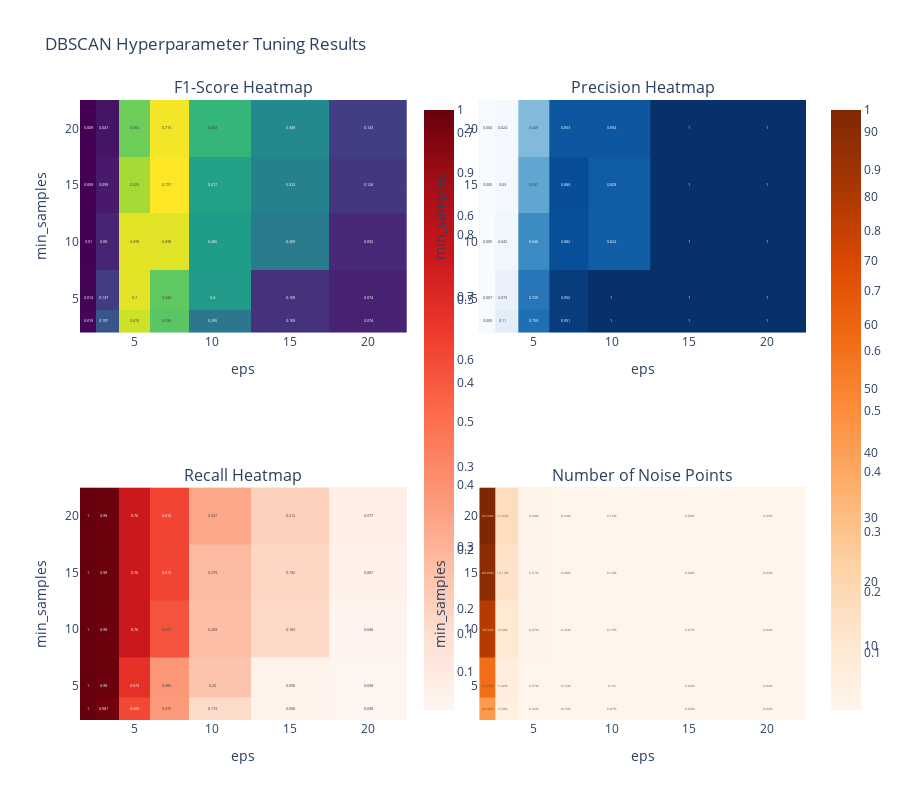

Notebook code for this chart:
### Code cell
fig = make_subplots(
    rows=2, cols=2,
    subplot_titles=(
        'F1-Score Heatmap',
        'Precision Heatmap',
        'Recall Heatmap',
        'Number of Noise Points'
    ),
    specs=[[{'type': 'heatmap'}, {'type': 'heatmap'}],
           [{'type': 'heatmap'}, {'type': 'heatmap'}]]
)

# Create pivot tables for heatmaps.
f1_pivot = results_df.pivot(index='min_samples', columns='eps', values='f1_score')
precision_pivot = results_df.pivot(index='min_samples', columns='eps', values='precision')
recall_pivot = results_df.pivot(index='min_samples', columns='eps', values='recall')
noise_pivot = results_df.pivot(index='min_samples', columns='eps', values='noise_pct')

# F1-Score heatmap.
fig.add_trace(
    go.Heatmap(
        z=f1_pivot.values,
        x=f1_pivot.columns,
        y=f1_pivot.index,
        colorscale='Viridis',
        text=np.round(f1_pivot.values, 3),
        texttemplate='%{text}',
        colorbar=dict(x=0.46)
    ),
    row=1, col=1
)

# Precision heatmap.
fig.add_trace(
    go.Heatmap(
        z=precision_pivot.values,
        x=precision_pivot.columns,
        y=precision_pivot.index,
        colorscale='Blues',
        text=np.round(precision_pivot.values, 3),
        texttemplate='%{text}',
        colorbar=dict(x=1.02)
    ),
    row=1, col=2
)

# Recall heatmap.
fig.add_trace(
    go.Heatmap(
        z=recall_pivot.values,
        x=recall_pivot.columns,
        y=recall_pivot.index,
        colorscale='Reds',
        text=np.round(recall_pivot.values, 3),
        texttemplate='%{text}',
        colorbar=dict(x=0.46)
    ),
    row=2, col=1
)

# Noise percentage heatmap.
fig.add_trace(
    go.Heatmap(
        z=noise_pivot.values,
        x=noise_pivot.columns,
        y=noise_pivot.index,
        colorscale='Oranges',
        text=np.round(noise_pivot.values, 2),
        texttemplate='%{text}%',
        colorbar=dict(x=1.02)
    ),
    row=2, col=2
)

# Update axes.
for i in range(1, 3):
    for j in range(1, 3):
        fig.update_xaxes(title_text='eps', row=i, col=j)
        fig.update_yaxes(title_text='min_samples', row=i, col=j)

fig.update_layout(
    title='DBSCAN Hyperparameter Tuning Results',
    height=800,
    showlegend=False
)
fig.show()

### Figure 1 — Plotly figure (JSON) as saved in the notebook; plotly's stock layout.template omitted (floating-point values rounded to 4 significant figures)
{"data": [{"colorbar": {"x": 0.46}, "colorscale": [[0, "#440154"], [0.1111, "#482878"], [0.2222, "#3e4989"], [0.3333, "#31688e"], [0.4444, "#26828e"], [0.5556, "#1f9e89"], [0.6667, "#35b779"], [0.7778, "#6ece58"], [0.8889, "#b5de2b"], [1, "#fde725"]], "text": [[0.019, 0.197, 0.674, 0.538, 0.295, 0.109, 0.074], [0.014, 0.137, 0.7, 0.548, 0.4, 0.109, 0.074], [0.01, 0.08, 0.699, 0.698, 0.406, 0.309, 0.092], [0.009, 0.059, 0.629, 0.727, 0.417, 0.323, 0.126], [0.009, 0.047, 0.564, 0.715, 0.483, 0.349, 0.143]], "texttemplate": "%{text}", "type": "heatmap", "x": [2.0, 3.0, 5.0, 7.0, 10.0, 15.0, 20.0], "xaxis": "x", "y": [3, 5, 10, 15, 20], "yaxis": "y", "z": [[0.01873, 0.1973, 0.6738, 0.5379, 0.2951, 0.1091, 0.07407], [0.01391, 0.1365, 0.7, 0.5479, 0.4, 0.1091, 0.07407], [0.01019, 0.07994, 0.6991, 0.6977, 0.4058, 0.3089, 0.09174], [0.008991, 0.05874, 0.6295, 0.7273, 0.4173, 0.3226, 0.1261], [0.008551, 0.04725, 0.5643, 0.7151, 0.4828, 0.3492, 0.1429]]}, {"colorbar": {"x": 1.02}, "colorscale": [[0, "rgb(247,251,255)"], [0.125, "rgb(222,235,247)"], [0.25, "rgb(198,219,239)"], [0.375, "rgb(158,202,225)"], [0.5, "rgb(107,174,214)"], [0.625, "rgb(66,146,198)"], [0.75, "rgb(33,113,181)"], [0.875, "rgb(8,81,156)"], [1, "rgb(8,48,107)"]], "text": [[0.009, 0.11, 0.759, 0.951, 1.0, 1.0, 1.0], [0.007, 0.073, 0.729, 0.952, 1.0, 1.0, 1.0], [0.005, 0.042, 0.648, 0.882, 0.824, 1.0, 1.0], [0.005, 0.03, 0.537, 0.889, 0.829, 1.0, 1.0], [0.004, 0.024, 0.449, 0.853, 0.854, 1.0, 1.0]], "texttemplate": "%{text}", "type": "heatmap", "x": [2.0, 3.0, 5.0, 7.0, 10.0, 15.0, 20.0], "xaxis": "x2", "y": [3, 5, 10, 15, 20], "yaxis": "y2", "z": [[0.009451, 0.1097, 0.759, 0.9512, 1.0, 1.0, 1.0], [0.007006, 0.07331, 0.7292, 0.9524, 1.0, 1.0, 1.0], [0.005123, 0.04165, 0.6475, 0.8824, 0.8235, 1.0, 1.0], [0.004516, 0.03027, 0.5374, 0.8889, 0.8286, 1.0, 1.0], [0.004294, 0.0242, 0.4489, 0.8533, 0.8537, 1.0, 1.0]]}, {"colorbar": {"x": 0.46}, "colorscale": [[0, "rgb(255,245,240)"], [0.125, "rgb(254,224,210)"], [0.25, "rgb(252,187,161)"], [0.375, "rgb(252,146,114)"], [0.5, "rgb(251,106,74)"], [0.625, "rgb(239,59,44)"], [0.75, "rgb(203,24,29)"], [0.875, "rgb(165,15,21)"], [1, "rgb(103,0,13)"]], "text": [[1.0, 0.981, 0.606, 0.375, 0.173, 0.058, 0.038], [1.0, 0.99, 0.673, 0.385, 0.25, 0.058, 0.038], [1.0, 0.99, 0.76, 0.577, 0.269, 0.183, 0.048], [1.0, 0.99, 0.76, 0.615, 0.279, 0.192, 0.067], [1.0, 0.99, 0.76, 0.615, 0.337, 0.212, 0.077]], "texttemplate": "%{text}", "type": "heatmap", "x": [2.0, 3.0, 5.0, 7.0, 10.0, 15.0, 20.0], "xaxis": "x3", "y": [3, 5, 10, 15, 20], "yaxis": "y3", "z": [[1.0, 0.9808, 0.6058, 0.375, 0.1731, 0.05769, 0.03846], [1.0, 0.9904, 0.6731, 0.3846, 0.25, 0.05769, 0.03846], [1.0, 0.9904, 0.7596, 0.5769, 0.2692, 0.1827, 0.04808], [1.0, 0.9904, 0.7596, 0.6154, 0.2788, 0.1923, 0.06731], [1.0, 0.9904, 0.7596, 0.6154, 0.3365, 0.2115, 0.07692]]}, {"colorbar": {"x": 1.02}, "colorscale": [[0, "rgb(255,245,235)"], [0.125, "rgb(254,230,206)"], [0.25, "rgb(253,208,162)"], [0.375, "rgb(253,174,107)"], [0.5, "rgb(253,141,60)"], [0.625, "rgb(241,105,19)"], [0.75, "rgb(217,72,1)"], [0.875, "rgb(166,54,3)"], [1, "rgb(127,39,4)"]], "text": [[42.45, 3.59, 0.32, 0.16, 0.07, 0.02, 0.02], [57.27, 5.42, 0.37, 0.16, 0.1, 0.02, 0.02], [78.32, 9.54, 0.47, 0.26, 0.13, 0.07, 0.02], [88.85, 13.13, 0.57, 0.28, 0.14, 0.08, 0.03], [93.44, 16.42, 0.68, 0.29, 0.16, 0.08, 0.03]], "texttemplate": "%{text}%", "type": "heatmap", "x": [2.0, 3.0, 5.0, 7.0, 10.0, 15.0, 20.0], "xaxis": "x4", "y": [3, 5, 10, 15, 20], "yaxis": "y4", "z": [[42.45, 3.588, 0.3202, 0.1582, 0.06944, 0.02315, 0.01543], [57.27, 5.42, 0.3704, 0.162, 0.1003, 0.02315, 0.01543], [78.32, 9.541, 0.4707, 0.2623, 0.1312, 0.0733, 0.01929], [88.85, 13.13, 0.5671, 0.2778, 0.135, 0.07716, 0.02701], [93.44, 16.42, 0.679, 0.2893, 0.1582, 0.08487, 0.03086]]}], "layout": {"annotations": [{"font": {"size": 16}, "showarrow": false, "text": "F1-Score Heatmap", "x": 0.225, "xanchor": "center", "xref": "paper", "y": 1, "yanchor": "bottom", "yref": "paper"}, {"font": {"size": 16}, "showarrow": false, "text": "Precision Heatmap", "x": 0.775, "xanchor": "center", "xref": "paper", "y": 1, "yanchor": "bottom", "yref": "paper"}, {"font": {"size": 16}, "showarrow": false, "text": "Recall Heatmap", "x": 0.225, "xanchor": "center", "xref": "paper", "y": 0.375, "yanchor": "bottom", "yref": "paper"}, {"font": {"size": 16}, "showarrow": false, "text": "Number of Noise Points", "x": 0.775, "xanchor": "center", "xref": "paper", "y": 0.375, "yanchor": "bottom", "yref": "paper"}], "height": 800, "showlegend": false, "title": {"text": "DBSCAN Hyperparameter Tuning Results"}, "xaxis": {"anchor": "y", "domain": [0, 0.45], "title": {"text": "eps"}}, "xaxis2": {"anchor": "y2", "domain": [0.55, 1], "title": {"text": "eps"}}, "xaxis3": {"anchor": "y3", "domain": [0, 0.45], "title": {"text": "eps"}}, "xaxis4": {"anchor": "y4", "domain": [0.55, 1], "title": {"text": "eps"}}, "yaxis": {"anchor": "x", "domain": [0.625, 1], "title": {"text": "min_samples"}}, "yaxis2": {"anchor": "x2", "domain": [0.625, 1], "title": {"text": "min_samples"}}, "yaxis3": {"anchor": "x3", "domain": [0, 0.375], "title": {"text": "min_samples"}}, "yaxis4": {"anchor": "x4", "domain": [0, 0.375], "title": {"text": "min_samples"}}}}
